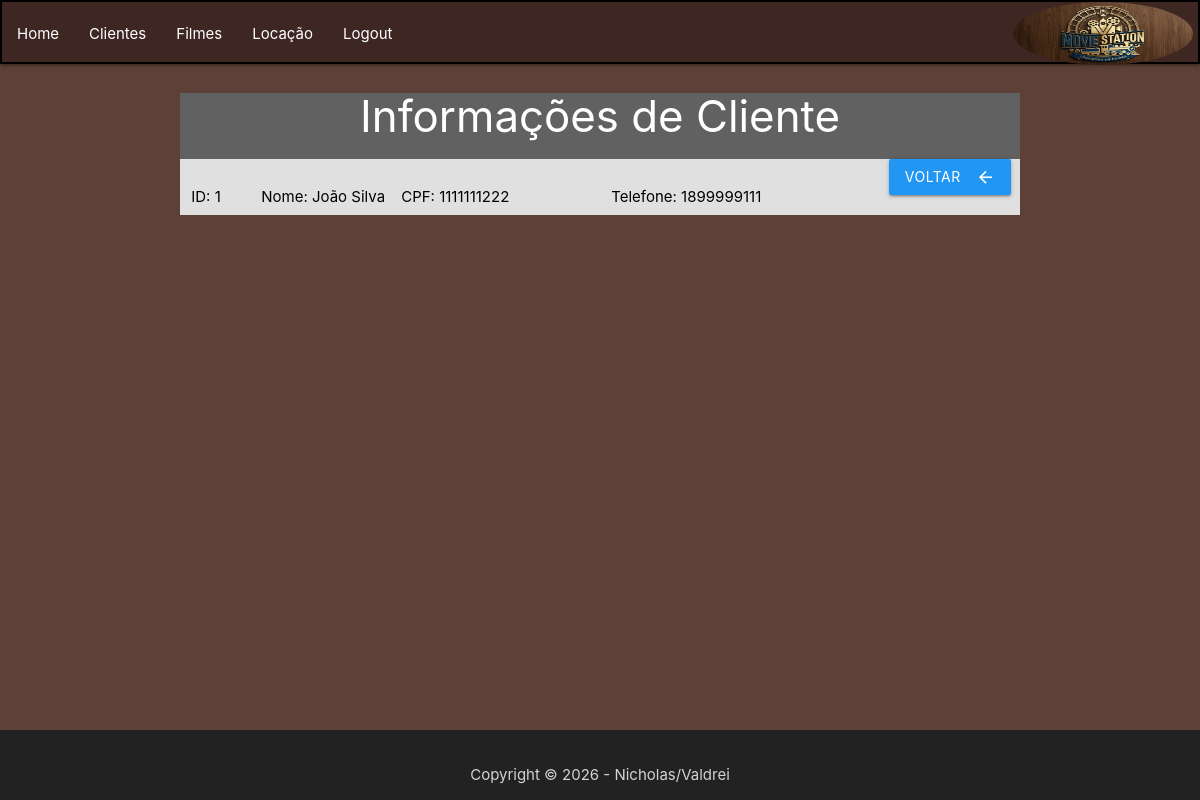
The page /VIEW/cliente/frmdetcliente.php?id=1 on the database its author committed.
### tables this page shows
CREATE TABLE `cliente` (
  `id` int(11) NOT NULL,
  `nome` varchar(35) NOT NULL,
  `cpf` int(20) NOT NULL,
  `telefone` int(20) NOT NULL
);

### DAL/cliente.php (called while the page is built, shortened)
<?php
    include_once $_SERVER['DOCUMENT_ROOT'] . '/Locadora/DAL/conexao.php';
    include_once $_SERVER['DOCUMENT_ROOT'] . '/Locadora/MODEL/cliente.php';
    class Cliente{
        public function SelectById(int $id){
            $sql = "SELECT * FROM cliente WHERE id = ?;";
            $con = Conexao::conectar();
            $query = $con->prepare($sql);
            $query->execute(array($id));
            $linha = $query->fetch(\PDO::FETCH_ASSOC);
            $cliente = new \MODEL\Cliente();
            $cliente->setId($linha['id']);
            $cliente->setNome($linha['nome']);
            $cliente->setCpf($linha['cpf']);
            $cliente->setTelefone($linha['telefone']);
            return $cliente;
        }
    }

### DAL/conexao.php (called while the page is built, shortened)
<?php
    class conexao {
        private static $dbNome = 'locadora';
        private static $dbHost = 'localhost';
        private static $dbUsuario = 'root';
        private static $dbSenha = '';
        private static $cont = null;
        public static function conectar(){
            if (self::$cont == null){
                try{
                    self::$cont = new PDO("mysql:host=" . self::$dbHost . ";dbname=" . self::$dbNome,
                    self::$dbUsuario , self::$dbSenha);
                }
                catch (\PDOException $exception) {
                    die ($exception->getMessage());
                }
            }
        return self::$cont;
        }
    public static function desconectar (){
        self::$cont = null;
        return self::$cont;
        }
    }
?>

### MODEL/cliente.php (called while the page is built, shortened)
<?php
    class Cliente{
        private ?int $id;
        private ?string $nome;
        private ?int $cpf;
        private ?int $telefone;
        public function getId(){return $this->id;}
        public function getNome(){return $this->nome;}
        public function getCpf(){return $this->cpf;}
        public function getTelefone(){return $this->telefone;}
        public function setId(int $id){$this->id = $id;}
        public function setNome(string $nome){$this->nome = $nome;}
        public function setCpf(int $cpf){$this->cpf = $cpf;}
        public function setTelefone(int $telefone){$this->telefone = $telefone;}
    }
?>

### VIEW/cliente/frmdetcliente.php (the view, shortened to what this page needs)
<?php
$id = $_GET['id'];
include_once $_SERVER['DOCUMENT_ROOT'] . "/Locadora/DAL/cliente.php";
include_once $_SERVER['DOCUMENT_ROOT'] . "/Locadora/MODEL/cliente.php";
include_once $_SERVER['DOCUMENT_ROOT'] . '/Locadora/VIEW/header.php';
include_once $_SERVER['DOCUMENT_ROOT'] . '/Locadora/VIEW/footer.php';
$dalCliente = new DAL\Cliente();
$cliente = $dalCliente->SelectById($id);
?>
<!DOCTYPE html>
<html lang="pt-br">
<head>
    <link rel="stylesheet" href="https://cdnjs.cloudflare.com/ajax/libs/materialize/1.0.0/css/materialize.min.css">
</head>
<body class="brown darken-2">
    <div class="container center grey darken-2 white-text">
        <h3>Informações de Cliente</h3>
        <div class="row grey lighten-2 black-text">
            <form action="opedtcliente.php" method="post" class="row">
                <div class="input-field col s1">
                    <label for="id" class="black-text bold">ID: <?php echo $cliente->getID() ?>
                    </label>
                </div>
                <div class="input-field col s2">
                    <label for="nomelabel" class="black-text bold">Nome: <?php echo $cliente->getNome() ?> </label>
                </div>
                <div class="input-field col s3">
                    <label for="cpflabel" class="black-text bold">CPF: <?php echo $cliente->getCpf() ?> </label>
                </div>
                <div class="input-field col s4">
                    <label for="telefonelabel" class="black-text bold">Telefone: <?php echo $cliente->getTelefone() ?> </label>
                </div>
                <a class="waves-effect waves-light blue btn"
                    onclick="JavaScript:location.href='lstcliente.php'">
                    <i class="material-icons right">arrow_back</i>Voltar
                </a>
        </div>
    </div>
    <br />
</body>
</html>

### rows shown on the page
cliente: id "1", nome "João Silva", cpf "1111111222", telefone "1899999111"
